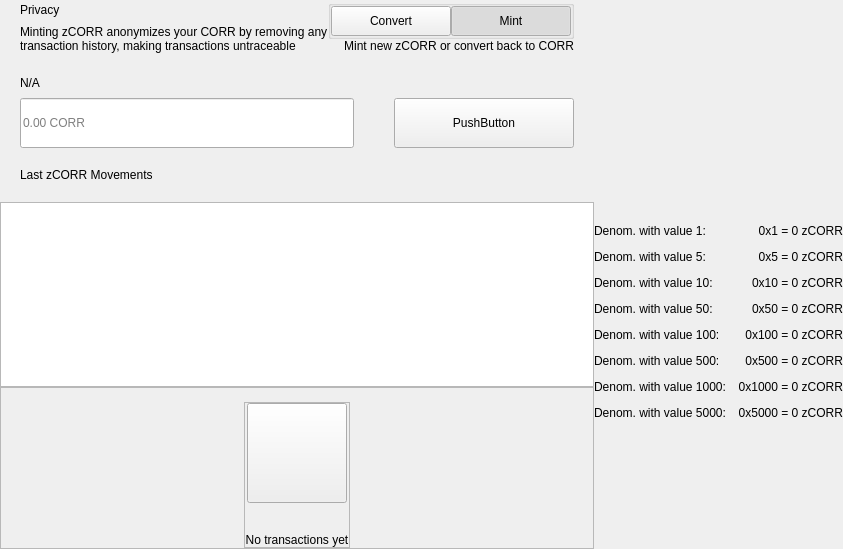
<?xml version="1.0" encoding="UTF-8"?>
<ui version="4.0">
 <class>PrivacyWidget</class>
 <widget class="QWidget" name="PrivacyWidget">
  <property name="geometry">
   <rect>
    <x>0</x>
    <y>0</y>
    <width>629</width>
    <height>549</height>
   </rect>
  </property>
  <property name="windowTitle">
   <string>Form</string>
  </property>
  <layout class="QHBoxLayout" name="horizontalLayout_1" stretch="2,1">
   <property name="spacing">
    <number>0</number>
   </property>
   <property name="leftMargin">
    <number>0</number>
   </property>
   <property name="topMargin">
    <number>0</number>
   </property>
   <property name="rightMargin">
    <number>0</number>
   </property>
   <property name="bottomMargin">
    <number>0</number>
   </property>
   <item>
    <widget class="QWidget" name="left" native="true">
     <layout class="QVBoxLayout" name="verticalLayout_3">
      <property name="leftMargin">
       <number>0</number>
      </property>
      <property name="topMargin">
       <number>0</number>
      </property>
      <property name="rightMargin">
       <number>0</number>
      </property>
      <property name="bottomMargin">
       <number>0</number>
      </property>
      <item>
       <layout class="QVBoxLayout" name="verticalLayout_2">
        <property name="spacing">
         <number>0</number>
        </property>
        <item>
         <layout class="QVBoxLayout" name="verticalLayoutTop">
          <property name="spacing">
           <number>0</number>
          </property>
          <property name="leftMargin">
           <number>20</number>
          </property>
          <property name="rightMargin">
           <number>20</number>
          </property>
          <item>
           <layout class="QHBoxLayout" name="horizontalLayout_2">
            <property name="spacing">
             <number>0</number>
            </property>
            <item>
             <layout class="QVBoxLayout" name="verticalLayout11">
              <property name="spacing">
               <number>5</number>
              </property>
              <item>
               <widget class="QLabel" name="labelTitle">
                <property name="text">
                 <string>Privacy</string>
                </property>
               </widget>
              </item>
              <item>
               <widget class="QLabel" name="labelSubtitle1">
                <property name="maximumSize">
                 <size>
                  <width>16777215</width>
                  <height>16777215</height>
                 </size>
                </property>
                <property name="text">
                 <string>Minting zCORR anonymizes your CORR by removing any
transaction history, making transactions untraceable</string>
                </property>
               </widget>
              </item>
             </layout>
            </item>
            <item>
             <spacer name="horizontalSpacer">
              <property name="orientation">
               <enum>Qt::Horizontal</enum>
              </property>
              <property name="sizeHint" stdset="0">
               <size>
                <width>40</width>
                <height>20</height>
               </size>
              </property>
             </spacer>
            </item>
            <item>
             <widget class="QWidget" name="containerViewPrivacyChecks" native="true">
              <layout class="QVBoxLayout" name="containerPrivacyChecks">
               <property name="spacing">
                <number>0</number>
               </property>
               <property name="leftMargin">
                <number>0</number>
               </property>
               <property name="topMargin">
                <number>0</number>
               </property>
               <property name="rightMargin">
                <number>0</number>
               </property>
               <property name="bottomMargin">
                <number>0</number>
               </property>
               <item alignment="Qt::AlignHCenter|Qt::AlignVCenter">
                <widget class="QGroupBox" name="groupBox">
                 <property name="title">
                  <string/>
                 </property>
                 <layout class="QHBoxLayout" name="horizontalLayout_2_1">
                  <property name="spacing">
                   <number>0</number>
                  </property>
                  <property name="leftMargin">
                   <number>0</number>
                  </property>
                  <property name="topMargin">
                   <number>0</number>
                  </property>
                  <property name="rightMargin">
                   <number>0</number>
                  </property>
                  <property name="bottomMargin">
                   <number>0</number>
                  </property>
                  <item>
                   <widget class="QPushButton" name="pushLeft">
                    <property name="minimumSize">
                     <size>
                      <width>120</width>
                      <height>30</height>
                     </size>
                    </property>
                    <property name="maximumSize">
                     <size>
                      <width>120</width>
                      <height>30</height>
                     </size>
                    </property>
                    <property name="focusPolicy">
                     <enum>Qt::NoFocus</enum>
                    </property>
                    <property name="text">
                     <string>Convert</string>
                    </property>
                    <property name="checkable">
                     <bool>true</bool>
                    </property>
                    <property name="autoExclusive">
                     <bool>true</bool>
                    </property>
                   </widget>
                  </item>
                  <item>
                   <widget class="QPushButton" name="pushRight">
                    <property name="minimumSize">
                     <size>
                      <width>120</width>
                      <height>30</height>
                     </size>
                    </property>
                    <property name="maximumSize">
                     <size>
                      <width>120</width>
                      <height>30</height>
                     </size>
                    </property>
                    <property name="focusPolicy">
                     <enum>Qt::NoFocus</enum>
                    </property>
                    <property name="text">
                     <string>Mint</string>
                    </property>
                    <property name="checkable">
                     <bool>true</bool>
                    </property>
                    <property name="checked">
                     <bool>true</bool>
                    </property>
                    <property name="autoExclusive">
                     <bool>true</bool>
                    </property>
                   </widget>
                  </item>
                 </layout>
                </widget>
               </item>
               <item alignment="Qt::AlignTop">
                <widget class="QLabel" name="labelSubtitle2">
                 <property name="text">
                  <string>Mint new zCORR or convert back to CORR</string>
                 </property>
                 <property name="alignment">
                  <set>Qt::AlignRight|Qt::AlignTrailing|Qt::AlignVCenter</set>
                 </property>
                </widget>
               </item>
              </layout>
             </widget>
            </item>
           </layout>
          </item>
          <item>
           <spacer name="verticalSpacer_2">
            <property name="orientation">
             <enum>Qt::Vertical</enum>
            </property>
            <property name="sizeType">
             <enum>QSizePolicy::Fixed</enum>
            </property>
            <property name="sizeHint" stdset="0">
             <size>
              <width>20</width>
              <height>20</height>
             </size>
            </property>
           </spacer>
          </item>
          <item>
           <layout class="QHBoxLayout" name="horizontalLayout_3" stretch="2">
            <property name="spacing">
             <number>0</number>
            </property>
            <item>
             <layout class="QVBoxLayout" name="verticalLayout_7">
              <property name="spacing">
               <number>5</number>
              </property>
              <item>
               <widget class="QLabel" name="labelSubtitleAmount">
                <property name="minimumSize">
                 <size>
                  <width>0</width>
                  <height>20</height>
                 </size>
                </property>
                <property name="maximumSize">
                 <size>
                  <width>16777215</width>
                  <height>20</height>
                 </size>
                </property>
                <property name="text">
                 <string notr="true">N/A</string>
                </property>
               </widget>
              </item>
              <item>
               <layout class="QHBoxLayout" name="horizontalLayout_3_1" stretch="1,0,0">
                <property name="spacing">
                 <number>0</number>
                </property>
                <item>
                 <widget class="QLineEdit" name="lineEditAmount">
                  <property name="minimumSize">
                   <size>
                    <width>0</width>
                    <height>50</height>
                   </size>
                  </property>
                  <property name="maxLength">
                   <number>8</number>
                  </property>
                  <property name="placeholderText">
                   <string notr="true">0.00 CORR</string>
                  </property>
                 </widget>
                </item>
                <item>
                 <spacer name="horizontalSpacer_4">
                  <property name="orientation">
                   <enum>Qt::Horizontal</enum>
                  </property>
                  <property name="sizeHint" stdset="0">
                   <size>
                    <width>40</width>
                    <height>20</height>
                   </size>
                  </property>
                 </spacer>
                </item>
                <item>
                 <widget class="QPushButton" name="pushButtonSave">
                  <property name="minimumSize">
                   <size>
                    <width>180</width>
                    <height>50</height>
                   </size>
                  </property>
                  <property name="focusPolicy">
                   <enum>Qt::NoFocus</enum>
                  </property>
                  <property name="text">
                   <string>PushButton</string>
                  </property>
                 </widget>
                </item>
               </layout>
              </item>
             </layout>
            </item>
           </layout>
          </item>
         </layout>
        </item>
        <item>
         <spacer name="verticalSpacer_3">
          <property name="orientation">
           <enum>Qt::Vertical</enum>
          </property>
          <property name="sizeType">
           <enum>QSizePolicy::Fixed</enum>
          </property>
          <property name="sizeHint" stdset="0">
           <size>
            <width>20</width>
            <height>20</height>
           </size>
          </property>
         </spacer>
        </item>
        <item>
         <layout class="QHBoxLayout" name="horizontalLayout_4">
          <property name="spacing">
           <number>0</number>
          </property>
          <property name="leftMargin">
           <number>20</number>
          </property>
          <item>
           <widget class="QLabel" name="labelListHistory">
            <property name="text">
             <string>Last zCORR Movements</string>
            </property>
           </widget>
          </item>
         </layout>
        </item>
        <item>
         <layout class="QVBoxLayout" name="verticalLayout_6">
          <property name="spacing">
           <number>0</number>
          </property>
          <item>
           <spacer name="verticalSpacer_4">
            <property name="orientation">
             <enum>Qt::Vertical</enum>
            </property>
            <property name="sizeType">
             <enum>QSizePolicy::Fixed</enum>
            </property>
            <property name="sizeHint" stdset="0">
             <size>
              <width>20</width>
              <height>20</height>
             </size>
            </property>
           </spacer>
          </item>
          <item>
           <widget class="QListView" name="listView">
            <property name="enabled">
             <bool>true</bool>
            </property>
            <property name="focusPolicy">
             <enum>Qt::NoFocus</enum>
            </property>
           </widget>
          </item>
          <item>
           <widget class="QFrame" name="emptyContainer">
            <property name="minimumSize">
             <size>
              <width>0</width>
              <height>100</height>
             </size>
            </property>
            <property name="frameShape">
             <enum>QFrame::StyledPanel</enum>
            </property>
            <property name="frameShadow">
             <enum>QFrame::Raised</enum>
            </property>
            <layout class="QVBoxLayout" name="verticalLayout_71" stretch="1,8">
             <property name="spacing">
              <number>0</number>
             </property>
             <property name="leftMargin">
              <number>0</number>
             </property>
             <property name="topMargin">
              <number>0</number>
             </property>
             <property name="rightMargin">
              <number>0</number>
             </property>
             <property name="bottomMargin">
              <number>0</number>
             </property>
             <item>
              <spacer name="verticalSpacer">
               <property name="orientation">
                <enum>Qt::Vertical</enum>
               </property>
               <property name="sizeHint" stdset="0">
                <size>
                 <width>20</width>
                 <height>20</height>
                </size>
               </property>
              </spacer>
             </item>
             <item alignment="Qt::AlignHCenter|Qt::AlignVCenter">
              <widget class="QFrame" name="emptyScreen">
               <property name="sizePolicy">
                <sizepolicy hsizetype="Expanding" vsizetype="Expanding">
                 <horstretch>0</horstretch>
                 <verstretch>0</verstretch>
                </sizepolicy>
               </property>
               <property name="frameShape">
                <enum>QFrame::StyledPanel</enum>
               </property>
               <property name="frameShadow">
                <enum>QFrame::Raised</enum>
               </property>
               <layout class="QVBoxLayout" name="verticalLayout">
                <property name="spacing">
                 <number>30</number>
                </property>
                <property name="leftMargin">
                 <number>0</number>
                </property>
                <property name="topMargin">
                 <number>0</number>
                </property>
                <property name="rightMargin">
                 <number>0</number>
                </property>
                <property name="bottomMargin">
                 <number>0</number>
                </property>
                <item alignment="Qt::AlignHCenter|Qt::AlignVCenter">
                 <widget class="QPushButton" name="pushImgEmpty">
                  <property name="minimumSize">
                   <size>
                    <width>100</width>
                    <height>100</height>
                   </size>
                  </property>
                  <property name="maximumSize">
                   <size>
                    <width>100</width>
                    <height>100</height>
                   </size>
                  </property>
                  <property name="focusPolicy">
                   <enum>Qt::NoFocus</enum>
                  </property>
                  <property name="text">
                   <string/>
                  </property>
                  <property name="iconSize">
                   <size>
                    <width>100</width>
                    <height>100</height>
                   </size>
                  </property>
                 </widget>
                </item>
                <item alignment="Qt::AlignHCenter|Qt::AlignVCenter">
                 <widget class="QLabel" name="labelEmpty">
                  <property name="styleSheet">
                   <string notr="true"/>
                  </property>
                  <property name="text">
                   <string>No transactions yet</string>
                  </property>
                  <property name="alignment">
                   <set>Qt::AlignCenter</set>
                  </property>
                 </widget>
                </item>
               </layout>
              </widget>
             </item>
            </layout>
           </widget>
          </item>
         </layout>
        </item>
       </layout>
      </item>
     </layout>
    </widget>
   </item>
   <item>
    <widget class="QWidget" name="right" native="true">
     <layout class="QVBoxLayout" name="verticalLayout_5">
      <property name="leftMargin">
       <number>0</number>
      </property>
      <property name="topMargin">
       <number>0</number>
      </property>
      <property name="rightMargin">
       <number>0</number>
      </property>
      <property name="bottomMargin">
       <number>0</number>
      </property>
      <item>
       <widget class="OptionButton" name="btnCoinControl" native="true">
        <property name="minimumSize">
         <size>
          <width>0</width>
          <height>50</height>
         </size>
        </property>
       </widget>
      </item>
      <item>
       <widget class="OptionButton" name="btnRescanMints" native="true">
        <property name="minimumSize">
         <size>
          <width>0</width>
          <height>50</height>
         </size>
        </property>
       </widget>
      </item>
      <item>
       <widget class="OptionButton" name="btnResetZerocoin" native="true">
        <property name="minimumSize">
         <size>
          <width>0</width>
          <height>50</height>
         </size>
        </property>
       </widget>
      </item>
      <item>
       <widget class="OptionButton" name="btnTotalzCORR" native="true">
        <property name="minimumSize">
         <size>
          <width>0</width>
          <height>50</height>
         </size>
        </property>
       </widget>
      </item>
      <item>
       <layout class="QVBoxLayout" name="verticalLayout_4">
        <property name="spacing">
         <number>0</number>
        </property>
        <item>
         <widget class="QWidget" name="layoutDenom" native="true">
          <layout class="QVBoxLayout" name="verticalLayoutDenom">
           <property name="spacing">
            <number>12</number>
           </property>
           <property name="leftMargin">
            <number>0</number>
           </property>
           <property name="topMargin">
            <number>0</number>
           </property>
           <property name="rightMargin">
            <number>0</number>
           </property>
           <property name="bottomMargin">
            <number>0</number>
           </property>
           <item>
            <layout class="QHBoxLayout" name="horizontalLayout_4_1">
             <item>
              <widget class="QLabel" name="labelTitleDenom1">
               <property name="text">
                <string>Denom. with value 1:</string>
               </property>
              </widget>
             </item>
             <item>
              <widget class="QLabel" name="labelValueDenom1">
               <property name="text">
                <string notr="true">0x1 = 0 zCORR</string>
               </property>
               <property name="alignment">
                <set>Qt::AlignRight|Qt::AlignTrailing|Qt::AlignVCenter</set>
               </property>
              </widget>
             </item>
            </layout>
           </item>
           <item>
            <layout class="QHBoxLayout" name="horizontalLayout_4_2">
             <item>
              <widget class="QLabel" name="labelTitleDenom5">
               <property name="text">
                <string>Denom. with value 5:</string>
               </property>
              </widget>
             </item>
             <item>
              <widget class="QLabel" name="labelValueDenom5">
               <property name="text">
                <string notr="true">0x5 = 0 zCORR</string>
               </property>
               <property name="alignment">
                <set>Qt::AlignRight|Qt::AlignTrailing|Qt::AlignVCenter</set>
               </property>
              </widget>
             </item>
            </layout>
           </item>
           <item>
            <layout class="QHBoxLayout" name="horizontalLayout_4_3">
             <item>
              <widget class="QLabel" name="labelTitleDenom10">
               <property name="text">
                <string>Denom. with value 10:</string>
               </property>
              </widget>
             </item>
             <item>
              <widget class="QLabel" name="labelValueDenom10">
               <property name="text">
                <string notr="true">0x10 = 0 zCORR</string>
               </property>
               <property name="alignment">
                <set>Qt::AlignRight|Qt::AlignTrailing|Qt::AlignVCenter</set>
               </property>
              </widget>
             </item>
            </layout>
           </item>
           <item>
            <layout class="QHBoxLayout" name="horizontalLayout_4_4">
             <item>
              <widget class="QLabel" name="labelTitleDenom50">
               <property name="text">
                <string>Denom. with value 50:</string>
               </property>
              </widget>
             </item>
             <item>
              <widget class="QLabel" name="labelValueDenom50">
               <property name="text">
                <string notr="true">0x50 = 0 zCORR</string>
               </property>
               <property name="alignment">
                <set>Qt::AlignRight|Qt::AlignTrailing|Qt::AlignVCenter</set>
               </property>
              </widget>
             </item>
            </layout>
           </item>
           <item>
            <layout class="QHBoxLayout" name="horizontalLayout_4_5">
             <item>
              <widget class="QLabel" name="labelTitleDenom100">
               <property name="text">
                <string>Denom. with value 100:</string>
               </property>
              </widget>
             </item>
             <item>
              <widget class="QLabel" name="labelValueDenom100">
               <property name="text">
                <string notr="true">0x100 = 0 zCORR</string>
               </property>
               <property name="alignment">
                <set>Qt::AlignRight|Qt::AlignTrailing|Qt::AlignVCenter</set>
               </property>
              </widget>
             </item>
            </layout>
           </item>
           <item>
            <layout class="QHBoxLayout" name="horizontalLayout_4_6">
             <item>
              <widget class="QLabel" name="labelTitleDenom500">
               <property name="text">
                <string>Denom. with value 500:</string>
               </property>
              </widget>
             </item>
             <item>
              <widget class="QLabel" name="labelValueDenom500">
               <property name="text">
                <string notr="true">0x500 = 0 zCORR</string>
               </property>
               <property name="alignment">
                <set>Qt::AlignRight|Qt::AlignTrailing|Qt::AlignVCenter</set>
               </property>
              </widget>
             </item>
            </layout>
           </item>
           <item>
            <layout class="QHBoxLayout" name="horizontalLayout_4_7">
             <item>
              <widget class="QLabel" name="labelTitleDenom1000">
               <property name="text">
                <string>Denom. with value 1000:</string>
               </property>
              </widget>
             </item>
             <item>
              <widget class="QLabel" name="labelValueDenom1000">
               <property name="text">
                <string notr="true">0x1000 = 0 zCORR</string>
               </property>
               <property name="alignment">
                <set>Qt::AlignRight|Qt::AlignTrailing|Qt::AlignVCenter</set>
               </property>
              </widget>
             </item>
            </layout>
           </item>
           <item>
            <layout class="QHBoxLayout" name="horizontalLayout_4_8">
             <item>
              <widget class="QLabel" name="labelTitleDenom5000">
               <property name="text">
                <string>Denom. with value 5000:</string>
               </property>
              </widget>
             </item>
             <item>
              <widget class="QLabel" name="labelValueDenom5000">
               <property name="text">
                <string notr="true">0x5000 = 0 zCORR</string>
               </property>
               <property name="alignment">
                <set>Qt::AlignRight|Qt::AlignTrailing|Qt::AlignVCenter</set>
               </property>
              </widget>
             </item>
            </layout>
           </item>
          </layout>
         </widget>
        </item>
        <item>
         <spacer name="verticalSpacer_5">
          <property name="orientation">
           <enum>Qt::Vertical</enum>
          </property>
          <property name="sizeHint" stdset="0">
           <size>
            <width>20</width>
            <height>40</height>
           </size>
          </property>
         </spacer>
        </item>
       </layout>
      </item>
     </layout>
    </widget>
   </item>
  </layout>
 </widget>
 <customwidgets>
  <customwidget>
   <class>OptionButton</class>
   <extends>QWidget</extends>
   <header>qt/cryptcore/optionbutton.h</header>
   <container>1</container>
  </customwidget>
 </customwidgets>
 <resources/>
 <connections/>
</ui>
